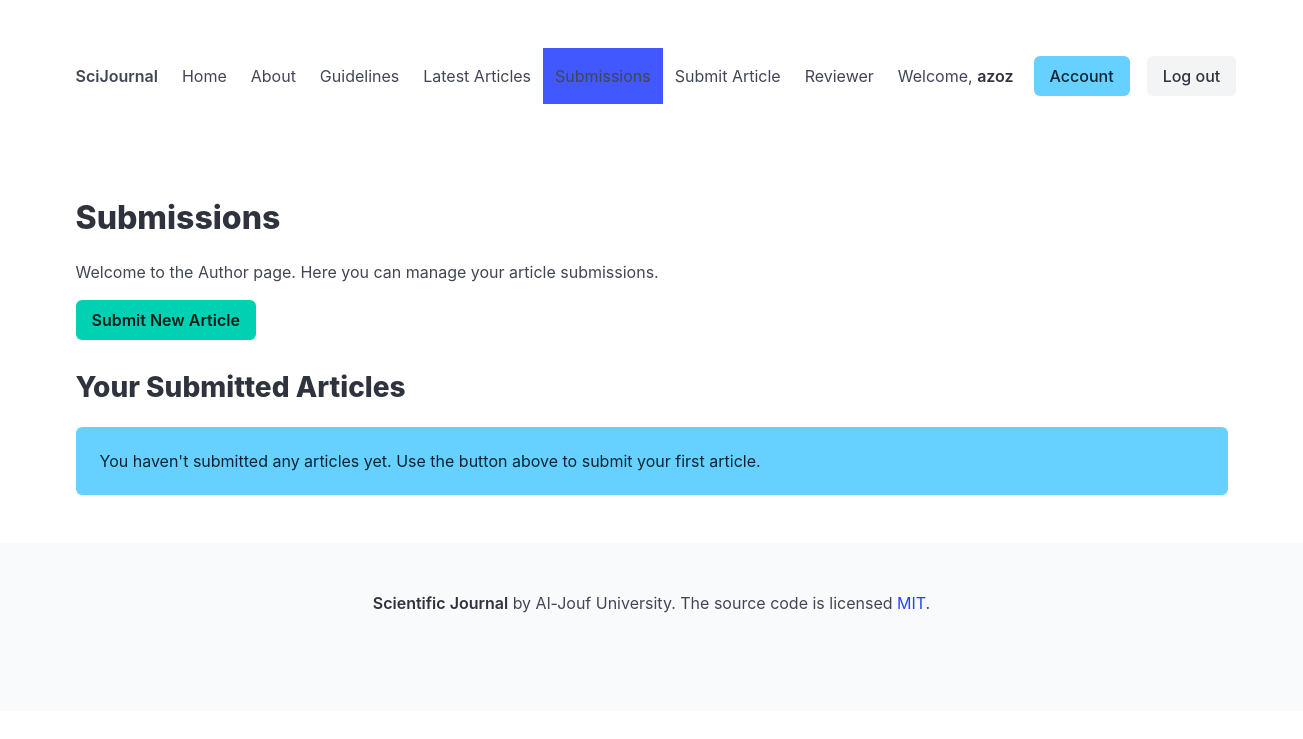
The app's page /submissions/ (signed in), older data.
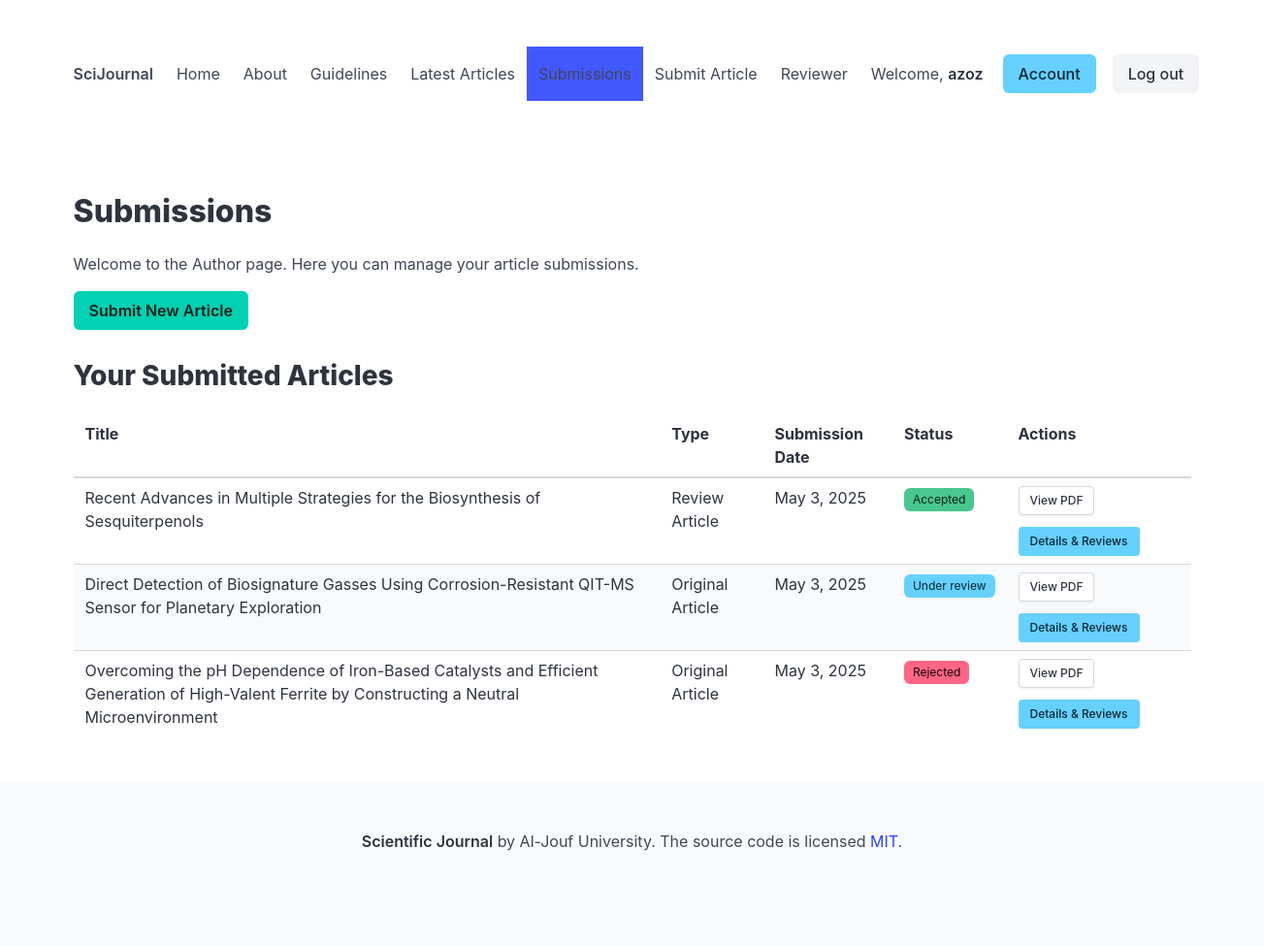
The same page, newer data.
### journal/models.py (models this page shows, shortened)
class Article(models.Model):
    ARTICLE_TYPE_CHOICES = [
        ('original', 'Original Article'),
        ('review', 'Review Article'),
    ]
    DECISION_CHOICES = [
        ('accepted', 'Accepted'),
        ('under_review', 'Under review'),
        ('revision_requested', 'Revision Requested'),
        ('rejected', 'Rejected'),
        ('withdrawn', 'Withdrawn'),
    ]
    title = models.CharField(max_length=255)
    author = models.ForeignKey(User, on_delete=models.CASCADE, related_name='articles')
    type = models.CharField(max_length=20, choices=ARTICLE_TYPE_CHOICES)
    abstract = models.TextField(blank=True, null=True)
    keywords = models.CharField(max_length=255, blank=True, null=True)
    authors = models.CharField(max_length=255, blank=True, null=True)
    pdf_file = models.FileField(upload_to='article_pdfs/', null=True, blank=True, help_text="Upload your article as a PDF file")
    submission_date = models.DateField()
    acceptance_date = models.DateField(null=True, blank=True)
    publication_date = models.DateField(null=True, blank=True)
    decision = models.CharField(max_length=20, choices=DECISION_CHOICES, default='under_review')
    reviewers = models.ManyToManyField(User, through='Review', related_name='reviewing_articles')

### journal/views.py (the view)
# urls.py: path('submissions/', views.submissions_page, name='submissions_page'),
@login_required
def submissions_page(request):
    if request.user.is_staff or request.user.is_superuser:
        messages.error(request, "This page is not available for admin users.")
        return redirect('assignment_page')
    user_articles = Article.objects.filter(author=request.user).order_by('-submission_date')
    return render(request, 'journal/submissions.html', {'articles': user_articles})

### journal/templates/journal/submissions.html (shortened to what this page needs)
{% extends 'journal/base.html' %}
{% block content %}
<h1 class="title">Submissions</h1>
<div class="content">
    <p>Welcome to the Author page. Here you can manage your article submissions.</p>
    <div class="buttons">
        <a href="{% url 'submit_article' %}" class="button is-primary">
            <strong>Submit New Article</strong>
        </a>
    </div>
    <h2 class="subtitle">Your Submitted Articles</h2>
    {% if articles %}
        <div class="table-container">
            <table class="table is-striped is-fullwidth">
                <thead>
                    <tr>
                        <th>Title</th>
                        <th>Type</th>
                        <th>Submission Date</th>
                        <th>Status</th>
                        <th>Actions</th>
                    </tr>
                </thead>
                <tbody>
                    {% for article in articles %}
                    <tr>
                        <td>{{ article.title }}</td>
                        <td>{{ article.get_type_display }}</td>
                        <td>{{ article.submission_date }}</td>
                        <td>
                            <span class="tag
                                {% if article.decision == 'accepted' %}is-success
                                {% elif article.decision == 'rejected' %}is-danger
                                {% elif article.decision == 'withdrawn' %}is-warning
                                {% else %}is-info{% endif %}">
                                {{ article.get_decision_display }}
                            </span>
                        </td>
                        <td>
                            <div class="buttons">
                                {% if article.pdf_file %}
                                    <a href="{{ article.pdf_file.url }}" class="button is-small" target="_blank">
                                        View PDF
                                    </a>
                                {% endif %}
                                <a href="{% url 'article_detail' article.id %}" class="button is-info is-small">
                                    Details & Reviews
                                </a>
                            </div>
                        </td>
                    </tr>
                    {% endfor %}
                </tbody>
            </table>
        </div>
    {% else %}
        <div class="notification is-info">
            You haven't submitted any articles yet. Use the button above to submit your first article.
        </div>
    {% endif %}
</div>
{% endblock %}

### journal/templates/journal/base.html (shortened to what this page needs)
<!DOCTYPE html>
<html>
<head>
    <link rel="stylesheet" href="https://cdn.jsdelivr.net/npm/bulma@1.0.0/css/bulma.min.css">
</head>
<body>
    <section class="section">
        <div class="container">
            <nav class="navbar" role="navigation" aria-label="main navigation">
                <div class="navbar-brand">
                    <a class="navbar-item" href="{% url 'home_page' %}">
                        <strong>SciJournal</strong>
                    </a>
                </div>
                <div id="navbarBasicExample" class="navbar-menu">
                    <div class="navbar-start">
                        <a class="navbar-item {% if request.resolver_match.url_name == 'home_page' %}is-active{% endif %}" href="{% url 'home_page' %}">
                            Home
                        </a>
                        <a class="navbar-item {% if request.resolver_match.url_name == 'about_page' %}is-active{% endif %}" href="{% url 'about_page' %}">
                            About
                        </a>
                        <a class="navbar-item {% if request.resolver_match.url_name == 'guidelines_page' %}is-active{% endif %}" href="{% url 'guidelines_page' %}">
                            Guidelines
                        </a>
                        <a class="navbar-item {% if request.resolver_match.url_name == 'accepted_articles' %}is-active{% endif %}" href="{% url 'accepted_articles' %}">
                            Latest Articles
                        </a>
                        {% if user.is_authenticated %}
                            {% if not user.is_staff and not user.is_superuser %}
                                <a class="navbar-item {% if request.resolver_match.url_name == 'submissions_page' %}is-active{% endif %}" href="{% url 'submissions_page' %}">
                                    Submissions
                                </a>
                                <a class="navbar-item {% if request.resolver_match.url_name == 'submit_article' %}is-active{% endif %}" href="{% url 'submit_article' %}">
                                    Submit Article
                                </a>
                                <a class="navbar-item {% if request.resolver_match.url_name == 'reviewer_page' %}is-active{% endif %}" href="{% url 'reviewer_page' %}">
                                    Reviewer
                                </a>
                            {% endif %}
                        {% endif %}
                    </div>
                    <div class="navbar-end">
                        <div class="navbar-item">
                            {% if user.is_authenticated %}
                                <span class="mr-2">Welcome, <strong>{{ user.username }}</strong></span>
                            {% endif %}
                            <div class="buttons">
                                {% if user.is_authenticated %}
                                    <a class="button is-info {% if request.resolver_match.url_name == 'account_page' %}is-active{% endif %}" href="{% url 'account_page' %}">
                                        Account
                                    </a>
                                    <form method="post" action="{% url 'logout_page' %}" style="display: inline; margin-left: 5px;">
                                        <button type="submit" class="button is-light">
                                            Log out
                                        </button>
                                    </form>
                                {% endif %}
                            </div>
                        </div>
                    </div>
                </div>
            </nav>
        </div>
    </section>
    <section class="section">
        <div class="container">
            {% block content %}
            {% endblock %}
        </div>
    </section>
    <footer class="footer">
        <div class="content has-text-centered">
            <p>
                <strong>Scientific Journal</strong> by  Al-Jouf University. The source code is licensed
                <a href="http://opensource.org/licenses/mit-license.php">MIT</a>.
            </p>
        </div>
    </footer>
</body>
</html>

Row changes from the older to the newer data that the page shows:
added Article: title "Recent Advances in Multiple Strategies for the Biosynthesis of Sesquiterpenols", type "Review Article", submission_date "May 3, 2025", decision "Accepted"
added Article: title "Direct Detection of Biosignature Gasses Using Corrosion-Resistant QIT-MS Sensor for Planetary Exploration", type "Original Article", submission_date "May 3, 2025", decision "Under review"
added Article: title "Overcoming the pH Dependence of Iron-Based Catalysts and Efficient Generation of High-Valent Ferrite by Constructing a Neutral Microenvironment", type "Original Article", submission_date "May 3, 2025", decision "Rejected"
Text that changed along with them:
text no longer shown: "You haven't submitted any articles yet. Use the button above to submit your first article."
text now shown: "Title Type Submission Date Status Actions"
